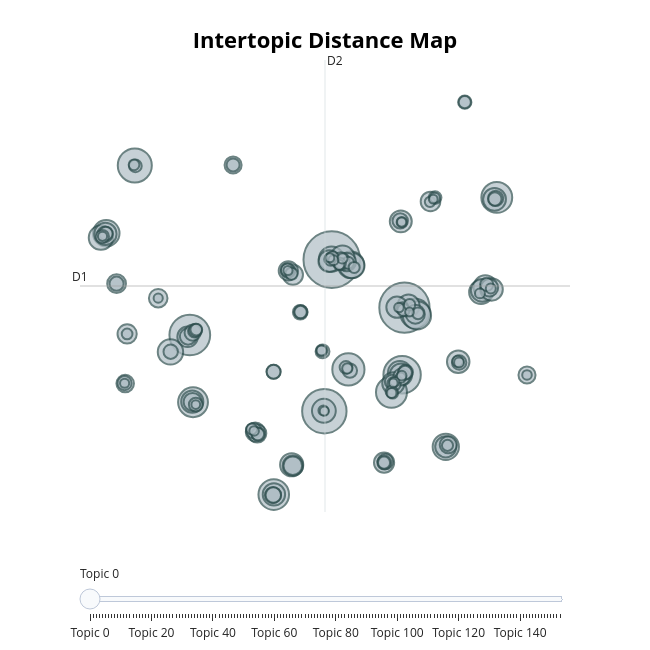

Write notebook code for a chart like this one.
### Code cell
topic_model.visualize_topics()

### Figure 1 — Plotly figure (JSON) as saved in the notebook; plotly's stock layout.template omitted (floating-point values rounded to 4 significant figures; data arrays with more than 128 entries replaced by an {"elided": "..."} marker saying what was removed)
{"data": [{"customdata": {"elided": "154x3 mixed values"}, "hovertemplate": "<b>Topic %{customdata[0]}</b><br>%{customdata[1]}<br>Size: %{customdata[2]}", "legendgroup": "", "marker": {"color": "#B0BEC5", "line": {"color": "DarkSlateGrey", "width": 2}, "size": {"elided": "154 int values"}, "sizemode": "area", "sizeref": 0.2606, "symbol": "circle"}, "mode": "markers", "name": "", "orientation": "v", "showlegend": false, "type": "scatter", "x": {"elided": "154 float values"}, "xaxis": "x", "y": {"elided": "154 float values"}, "yaxis": "y"}], "layout": {"annotations": [{"showarrow": false, "text": "D1", "x": -10.17, "y": 7.416, "yshift": 10}, {"showarrow": false, "text": "D2", "x": 5.368, "xshift": 10, "y": 24.66}], "height": 650, "hoverlabel": {"bgcolor": "white", "font": {"family": "Rockwell", "size": 16}}, "legend": {"itemsizing": "constant", "tracegroupgap": 0}, "margin": {"t": 60}, "shapes": [{"line": {"color": "#CFD8DC", "width": 2}, "type": "line", "x0": 5.368, "x1": 5.368, "y0": -9.825, "y1": 24.66}, {"line": {"color": "#9E9E9E", "width": 2}, "type": "line", "x0": -10.17, "x1": 20.9, "y0": 7.416, "y1": 7.416}], "sliders": [{"active": 0, "pad": {"t": 50}, "steps": [{"args": [{"marker.color": {"elided": "1x154 str values"}}], "label": "Topic 0", "method": "update"}, {"args": [{"marker.color": {"elided": "1x154 str values"}}], "label": "Topic 1", "method": "update"}, {"args": [{"marker.color": {"elided": "1x154 str values"}}], "label": "Topic 2", "method": "update"}, {"args": [{"marker.color": {"elided": "1x154 str values"}}], "label": "Topic 3", "method": "update"}, {"args": [{"marker.color": {"elided": "1x154 str values"}}], "label": "Topic 4", "method": "update"}, {"args": [{"marker.color": {"elided": "1x154 str values"}}], "label": "Topic 5", "method": "update"}, {"args": [{"marker.color": {"elided": "1x154 str values"}}], "label": "Topic 6", "method": "update"}, {"args": [{"marker.color": {"elided": "1x154 str values"}}], "label": "Topic 7", "method": "update"}, {"args": [{"marker.color": {"elided": "1x154 str values"}}], "label": "Topic 8", "method": "update"}, {"args": [{"marker.color": {"elided": "1x154 str values"}}], "label": "Topic 9", "method": "update"}, {"args": [{"marker.color": {"elided": "1x154 str values"}}], "label": "Topic 10", "method": "update"}, {"args": [{"marker.color": {"elided": "1x154 str values"}}], "label": "Topic 11", "method": "update"}, {"args": [{"marker.color": {"elided": "1x154 str values"}}], "label": "Topic 12", "method": "update"}, {"args": [{"marker.color": {"elided": "1x154 str values"}}], "label": "Topic 13", "method": "update"}, {"args": [{"marker.color": {"elided": "1x154 str values"}}], "label": "Topic 14", "method": "update"}, {"args": [{"marker.color": {"elided": "1x154 str values"}}], "label": "Topic 15", "method": "update"}, {"args": [{"marker.color": {"elided": "1x154 str values"}}], "label": "Topic 16", "method": "update"}, {"args": [{"marker.color": {"elided": "1x154 str values"}}], "label": "Topic 17", "method": "update"}, {"args": [{"marker.color": {"elided": "1x154 str values"}}], "label": "Topic 18", "method": "update"}, {"args": [{"marker.color": {"elided": "1x154 str values"}}], "label": "Topic 19", "method": "update"}, {"args": [{"marker.color": {"elided": "1x154 str values"}}], "label": "Topic 20", "method": "update"}, {"args": [{"marker.color": {"elided": "1x154 str values"}}], "label": "Topic 21", "method": "update"}, {"args": [{"marker.color": {"elided": "1x154 str values"}}], "label": "Topic 22", "method": "update"}, {"args": [{"marker.color": {"elided": "1x154 str values"}}], "label": "Topic 23", "method": "update"}, {"args": [{"marker.color": {"elided": "1x154 str values"}}], "label": "Topic 24", "method": "update"}, {"args": [{"marker.color": {"elided": "1x154 str values"}}], "label": "Topic 25", "method": "update"}, {"args": [{"marker.color": {"elided": "1x154 str values"}}], "label": "Topic 26", "method": "update"}, {"args": [{"marker.color": {"elided": "1x154 str values"}}], "label": "Topic 27", "method": "update"}, {"args": [{"marker.color": {"elided": "1x154 str values"}}], "label": "Topic 28", "method": "update"}, {"args": [{"marker.color": {"elided": "1x154 str values"}}], "label": "Topic 29", "method": "update"}, {"args": [{"marker.color": {"elided": "1x154 str values"}}], "label": "Topic 30", "method": "update"}, {"args": [{"marker.color": {"elided": "1x154 str values"}}], "label": "Topic 31", "method": "update"}, {"args": [{"marker.color": {"elided": "1x154 str values"}}], "label": "Topic 32", "method": "update"}, {"args": [{"marker.color": {"elided": "1x154 str values"}}], "label": "Topic 33", "method": "update"}, {"args": [{"marker.color": {"elided": "1x154 str values"}}], "label": "Topic 34", "method": "update"}, {"args": [{"marker.color": {"elided": "1x154 str values"}}], "label": "Topic 35", "method": "update"}, {"args": [{"marker.color": {"elided": "1x154 str values"}}], "label": "Topic 36", "method": "update"}, {"args": [{"marker.color": {"elided": "1x154 str values"}}], "label": "Topic 37", "method": "update"}, {"args": [{"marker.color": {"elided": "1x154 str values"}}], "label": "Topic 38", "method": "update"}, {"args": [{"marker.color": {"elided": "1x154 str values"}}], "label": "Topic 39", "method": "update"}, {"args": [{"marker.color": {"elided": "1x154 str values"}}], "label": "Topic 40", "method": "update"}, {"args": [{"marker.color": {"elided": "1x154 str values"}}], "label": "Topic 41", "method": "update"}, {"args": [{"marker.color": {"elided": "1x154 str values"}}], "label": "Topic 42", "method": "update"}, {"args": [{"marker.color": {"elided": "1x154 str values"}}], "label": "Topic 43", "method": "update"}, {"args": [{"marker.color": {"elided": "1x154 str values"}}], "label": "Topic 44", "method": "update"}, {"args": [{"marker.color": {"elided": "1x154 str values"}}], "label": "Topic 45", "method": "update"}, {"args": [{"marker.color": {"elided": "1x154 str values"}}], "label": "Topic 46", "method": "update"}, {"args": [{"marker.color": {"elided": "1x154 str values"}}], "label": "Topic 47", "method": "update"}, {"args": [{"marker.color": {"elided": "1x154 str values"}}], "label": "Topic 48", "method": "update"}, {"args": [{"marker.color": {"elided": "1x154 str values"}}], "label": "Topic 49", "method": "update"}, {"args": [{"marker.color": {"elided": "1x154 str values"}}], "label": "Topic 50", "method": "update"}, {"args": [{"marker.color": {"elided": "1x154 str values"}}], "label": "Topic 51", "method": "update"}, {"args": [{"marker.color": {"elided": "1x154 str values"}}], "label": "Topic 52", "method": "update"}, {"args": [{"marker.color": {"elided": "1x154 str values"}}], "label": "Topic 53", "method": "update"}, {"args": [{"marker.color": {"elided": "1x154 str values"}}], "label": "Topic 54", "method": "update"}, {"args": [{"marker.color": {"elided": "1x154 str values"}}], "label": "Topic 55", "method": "update"}, {"args": [{"marker.color": {"elided": "1x154 str values"}}], "label": "Topic 56", "method": "update"}, {"args": [{"marker.color": {"elided": "1x154 str values"}}], "label": "Topic 57", "method": "update"}, {"args": [{"marker.color": {"elided": "1x154 str values"}}], "label": "Topic 58", "method": "update"}, {"args": [{"marker.color": {"elided": "1x154 str values"}}], "label": "Topic 59", "method": "update"}, {"args": [{"marker.color": {"elided": "1x154 str values"}}], "label": "Topic 60", "method": "update"}, {"args": [{"marker.color": {"elided": "1x154 str values"}}], "label": "Topic 61", "method": "update"}, {"args": [{"marker.color": {"elided": "1x154 str values"}}], "label": "Topic 62", "method": "update"}, {"args": [{"marker.color": {"elided": "1x154 str values"}}], "label": "Topic 63", "method": "update"}, {"args": [{"marker.color": {"elided": "1x154 str values"}}], "label": "Topic 64", "method": "update"}, {"args": [{"marker.color": {"elided": "1x154 str values"}}], "label": "Topic 65", "method": "update"}, {"args": [{"marker.color": {"elided": "1x154 str values"}}], "label": "Topic 66", "method": "update"}, {"args": [{"marker.color": {"elided": "1x154 str values"}}], "label": "Topic 67", "method": "update"}, {"args": [{"marker.color": {"elided": "1x154 str values"}}], "label": "Topic 68", "method": "update"}, {"args": [{"marker.color": {"elided": "1x154 str values"}}], "label": "Topic 69", "method": "update"}, {"args": [{"marker.color": {"elided": "1x154 str values"}}], "label": "Topic 70", "method": "update"}, {"args": [{"marker.color": {"elided": "1x154 str values"}}], "label": "Topic 71", "method": "update"}, {"args": [{"marker.color": {"elided": "1x154 str values"}}], "label": "Topic 72", "method": "update"}, {"args": [{"marker.color": {"elided": "1x154 str values"}}], "label": "Topic 73", "method": "update"}, {"args": [{"marker.color": {"elided": "1x154 str values"}}], "label": "Topic 74", "method": "update"}, {"args": [{"marker.color": {"elided": "1x154 str values"}}], "label": "Topic 75", "method": "update"}, {"args": [{"marker.color": {"elided": "1x154 str values"}}], "label": "Topic 76", "method": "update"}, {"args": [{"marker.color": {"elided": "1x154 str values"}}], "label": "Topic 77", "method": "update"}, {"args": [{"marker.color": {"elided": "1x154 str values"}}], "label": "Topic 78", "method": "update"}, {"args": [{"marker.color": {"elided": "1x154 str values"}}], "label": "Topic 79", "method": "update"}, {"args": [{"marker.color": {"elided": "1x154 str values"}}], "label": "Topic 80", "method": "update"}, {"args": [{"marker.color": {"elided": "1x154 str values"}}], "label": "Topic 81", "method": "update"}, {"args": [{"marker.color": {"elided": "1x154 str values"}}], "label": "Topic 82", "method": "update"}, {"args": [{"marker.color": {"elided": "1x154 str values"}}], "label": "Topic 83", "method": "update"}, {"args": [{"marker.color": {"elided": "1x154 str values"}}], "label": "Topic 84", "method": "update"}, {"args": [{"marker.color": {"elided": "1x154 str values"}}], "label": "Topic 85", "method": "update"}, {"args": [{"marker.color": {"elided": "1x154 str values"}}], "label": "Topic 86", "method": "update"}, {"args": [{"marker.color": {"elided": "1x154 str values"}}], "label": "Topic 87", "method": "update"}, {"args": [{"marker.color": {"elided": "1x154 str values"}}], "label": "Topic 88", "method": "update"}, {"args": [{"marker.color": {"elided": "1x154 str values"}}], "label": "Topic 89", "method": "update"}, {"args": [{"marker.color": {"elided": "1x154 str values"}}], "label": "Topic 90", "method": "update"}, {"args": [{"marker.color": {"elided": "1x154 str values"}}], "label": "Topic 91", "method": "update"}, {"args": [{"marker.color": {"elided": "1x154 str values"}}], "label": "Topic 92", "method": "update"}, {"args": [{"marker.color": {"elided": "1x154 str values"}}], "label": "Topic 93", "method": "update"}, {"args": [{"marker.color": {"elided": "1x154 str values"}}], "label": "Topic 94", "method": "update"}, {"args": [{"marker.color": {"elided": "1x154 str values"}}], "label": "Topic 95", "method": "update"}, {"args": [{"marker.color": {"elided": "1x154 str values"}}], "label": "Topic 96", "method": "update"}, {"args": [{"marker.color": {"elided": "1x154 str values"}}], "label": "Topic 97", "method": "update"}, {"args": [{"marker.color": {"elided": "1x154 str values"}}], "label": "Topic 98", "method": "update"}, {"args": [{"marker.color": {"elided": "1x154 str values"}}], "label": "Topic 99", "method": "update"}, {"args": [{"marker.color": {"elided": "1x154 str values"}}], "label": "Topic 100", "method": "update"}, {"args": [{"marker.color": {"elided": "1x154 str values"}}], "label": "Topic 101", "method": "update"}, {"args": [{"marker.color": {"elided": "1x154 str values"}}], "label": "Topic 102", "method": "update"}, {"args": [{"marker.color": {"elided": "1x154 str values"}}], "label": "Topic 103", "method": "update"}, {"args": [{"marker.color": {"elided": "1x154 str values"}}], "label": "Topic 104", "method": "update"}, {"args": [{"marker.color": {"elided": "1x154 str values"}}], "label": "Topic 105", "method": "update"}, {"args": [{"marker.color": {"elided": "1x154 str values"}}], "label": "Topic 106", "method": "update"}, {"args": [{"marker.color": {"elided": "1x154 str values"}}], "label": "Topic 107", "method": "update"}, {"args": [{"marker.color": {"elided": "1x154 str values"}}], "label": "Topic 108", "method": "update"}, {"args": [{"marker.color": {"elided": "1x154 str values"}}], "label": "Topic 109", "method": "update"}, {"args": [{"marker.color": {"elided": "1x154 str values"}}], "label": "Topic 110", "method": "update"}, {"args": [{"marker.color": {"elided": "1x154 str values"}}], "label": "Topic 111", "method": "update"}, {"args": [{"marker.color": {"elided": "1x154 str values"}}], "label": "Topic 112", "method": "update"}, {"args": [{"marker.color": {"elided": "1x154 str values"}}], "label": "Topic 113", "method": "update"}, {"args": [{"marker.color": {"elided": "1x154 str values"}}], "label": "Topic 114", "method": "update"}, {"args": [{"marker.color": {"elided": "1x154 str values"}}], "label": "Topic 115", "method": "update"}, {"args": [{"marker.color": {"elided": "1x154 str values"}}], "label": "Topic 116", "method": "update"}, {"args": [{"marker.color": {"elided": "1x154 str values"}}], "label": "Topic 117", "method": "update"}, {"args": [{"marker.color": {"elided": "1x154 str values"}}], "label": "Topic 118", "method": "update"}, {"args": [{"marker.color": {"elided": "1x154 str values"}}], "label": "Topic 119", "method": "update"}, {"args": [{"marker.color": {"elided": "1x154 str values"}}], "label": "Topic 120", "method": "update"}, {"args": [{"marker.color": {"elided": "1x154 str values"}}], "label": "Topic 121", "method": "update"}, {"args": [{"marker.color": {"elided": "1x154 str values"}}], "label": "Topic 122", "method": "update"}, {"args": [{"marker.color": {"elided": "1x154 str values"}}], "label": "Topic 123", "method": "update"}, {"args": [{"marker.color": {"elided": "1x154 str values"}}], "label": "Topic 124", "method": "update"}, {"args": [{"marker.color": {"elided": "1x154 str values"}}], "label": "Topic 125", "method": "update"}, {"args": [{"marker.color": {"elided": "1x154 str values"}}], "label": "Topic 126", "method": "update"}, {"args": [{"marker.color": {"elided": "1x154 str values"}}], "label": "Topic 127", "method": "update"}, {"args": [{"marker.color": {"elided": "1x154 str values"}}], "label": "Topic 128", "method": "update"}, {"args": [{"marker.color": {"elided": "1x154 str values"}}], "label": "Topic 129", "method": "update"}, {"args": [{"marker.color": {"elided": "1x154 str values"}}], "label": "Topic 130", "method": "update"}, {"args": [{"marker.color": {"elided": "1x154 str values"}}], "label": "Topic 131", "method": "update"}, {"args": [{"marker.color": {"elided": "1x154 str values"}}], "label": "Topic 132", "method": "update"}, {"args": [{"marker.color": {"elided": "1x154 str values"}}], "label": "Topic 133", "method": "update"}, {"args": [{"marker.color": {"elided": "1x154 str values"}}], "label": "Topic 134", "method": "update"}, {"args": [{"marker.color": {"elided": "1x154 str values"}}], "label": "Topic 135", "method": "update"}, {"args": [{"marker.color": {"elided": "1x154 str values"}}], "label": "Topic 136", "method": "update"}, {"args": [{"marker.color": {"elided": "1x154 str values"}}], "label": "Topic 137", "method": "update"}, {"args": [{"marker.color": {"elided": "1x154 str values"}}], "label": "Topic 138", "method": "update"}, {"args": [{"marker.color": {"elided": "1x154 str values"}}], "label": "Topic 139", "method": "update"}, {"args": [{"marker.color": {"elided": "1x154 str values"}}], "label": "Topic 140", "method": "update"}, {"args": [{"marker.color": {"elided": "1x154 str values"}}], "label": "Topic 141", "method": "update"}, {"args": [{"marker.color": {"elided": "1x154 str values"}}], "label": "Topic 142", "method": "update"}, {"args": [{"marker.color": {"elided": "1x154 str values"}}], "label": "Topic 143", "method": "update"}, {"args": [{"marker.color": {"elided": "1x154 str values"}}], "label": "Topic 144", "method": "update"}, {"args": [{"marker.color": {"elided": "1x154 str values"}}], "label": "Topic 145", "method": "update"}, {"args": [{"marker.color": {"elided": "1x154 str values"}}], "label": "Topic 146", "method": "update"}, {"args": [{"marker.color": {"elided": "1x154 str values"}}], "label": "Topic 147", "method": "update"}, {"args": [{"marker.color": {"elided": "1x154 str values"}}], "label": "Topic 148", "method": "update"}, {"args": [{"marker.color": {"elided": "1x154 str values"}}], "label": "Topic 149", "method": "update"}, {"args": [{"marker.color": {"elided": "1x154 str values"}}], "label": "Topic 150", "method": "update"}, {"args": [{"marker.color": {"elided": "1x154 str values"}}], "label": "Topic 151", "method": "update"}, {"args": [{"marker.color": {"elided": "1x154 str values"}}], "label": "Topic 152", "method": "update"}, {"args": [{"marker.color": {"elided": "1x154 str values"}}], "label": "Topic 153", "method": "update"}]}], "title": {"font": {"color": "Black", "size": 22}, "text": "<b>Intertopic Distance Map</b>", "x": 0.5, "xanchor": "center", "y": 0.95, "yanchor": "top"}, "width": 650, "xaxis": {"anchor": "y", "domain": [0, 1], "range": [-10.17, 20.9], "title": {"text": ""}, "visible": false}, "yaxis": {"anchor": "x", "domain": [0, 1], "range": [-9.825, 24.66], "title": {"text": ""}, "visible": false}}}
